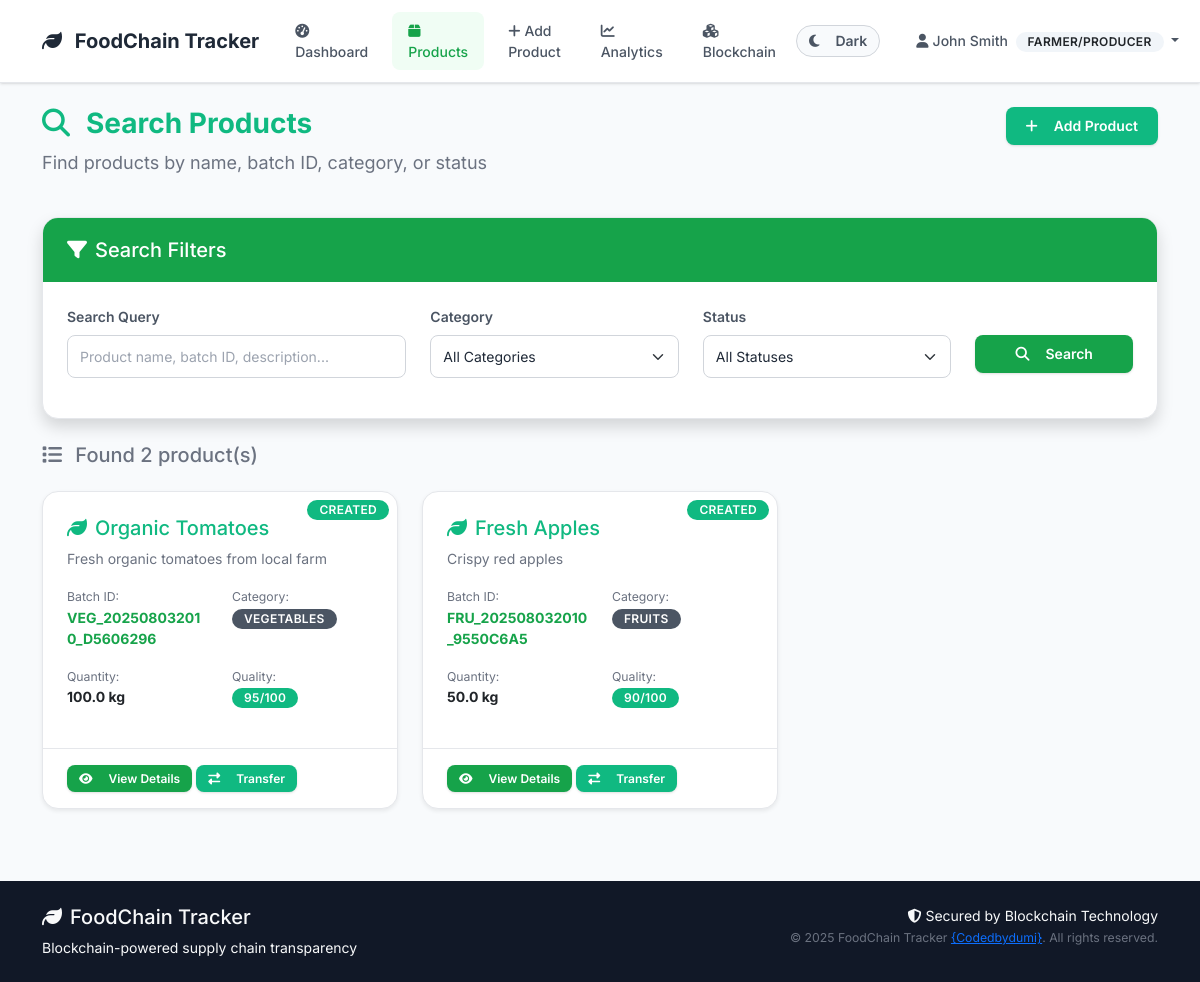
/products/search (signed in), run on an earlier commit of the app's database.
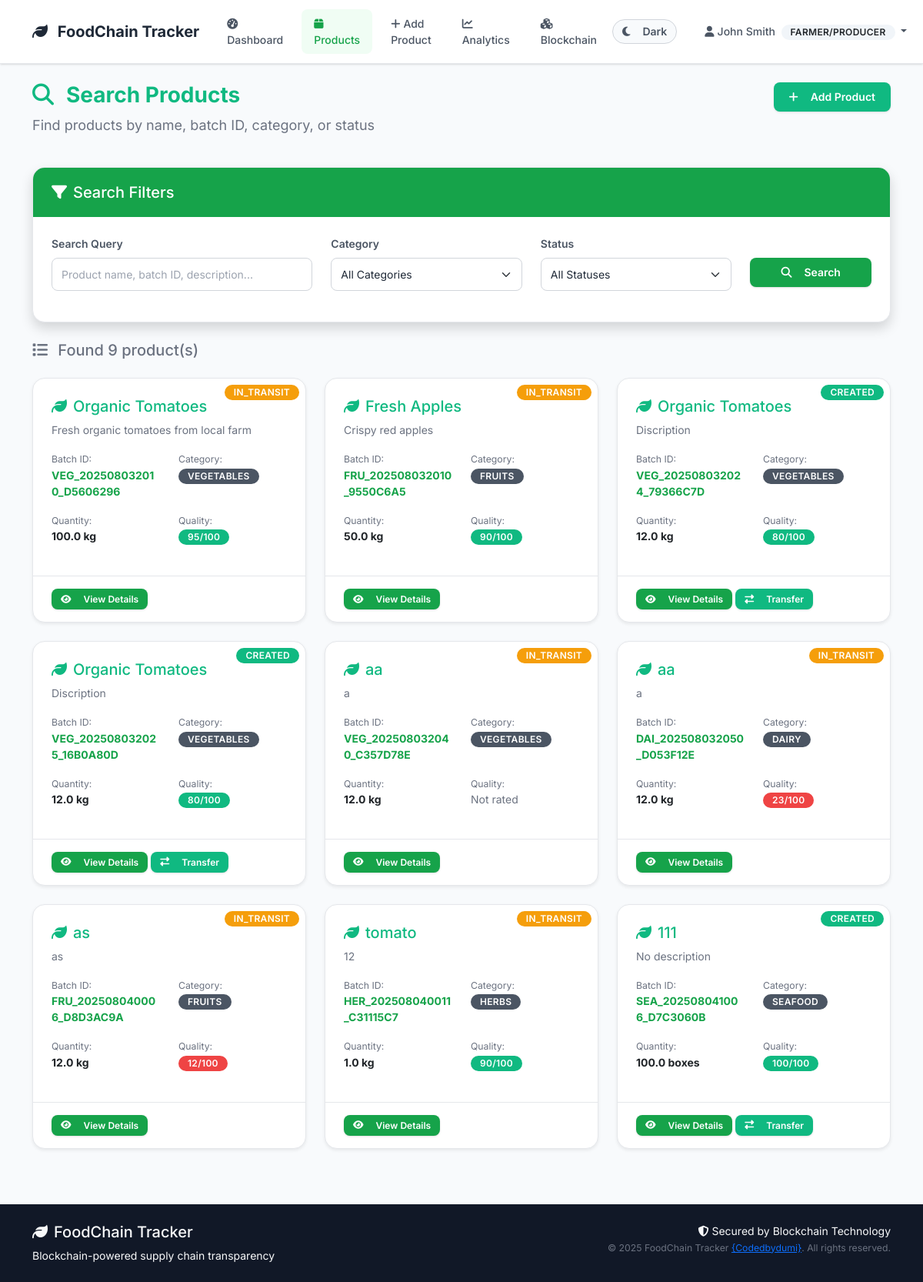
And on a later commit of the database.
### models/product.py (models this page shows, shortened)
class Product(db.Model):
    __tablename__ = 'products'
    id = db.Column(db.Integer, primary_key=True)
    batch_id = db.Column(db.String(50), unique=True, nullable=False)
    name = db.Column(db.String(100), nullable=False)
    category = db.Column(db.String(50), nullable=False)  # 'vegetables', 'fruits', 'grains', etc.
    description = db.Column(db.Text)
    quantity = db.Column(db.Float, nullable=False)  # Amount of product
    unit = db.Column(db.String(20), nullable=False)  # 'kg', 'tons', 'boxes', etc.
    quality_grade = db.Column(db.String(10))  # 'A', 'B', 'C', or custom grading
    quality_score = db.Column(db.Integer)  # 0-100 quality score
    origin_location = db.Column(db.String(200))  # Where product was produced
    harvest_date = db.Column(db.Date)
    expiry_date = db.Column(db.Date)
    current_location = db.Column(db.String(200))
    status = db.Column(db.String(50), default='created')  # 'created', 'in_transit', 'delivered', 'expired'
    temperature = db.Column(db.Float)  # Celsius
    humidity = db.Column(db.Float)     # Percentage
    pressure = db.Column(db.Float)     # For certain products
    created_by = db.Column(db.Integer, db.ForeignKey('users.id'), nullable=False)
    current_owner_id = db.Column(db.Integer, db.ForeignKey('users.id'), nullable=False)
    created_at = db.Column(db.DateTime, default=datetime.utcnow)
    updated_at = db.Column(db.DateTime, default=datetime.utcnow, onupdate=datetime.utcnow)
    current_owner = db.relationship('User', foreign_keys=[current_owner_id], backref='owned_products')
    transactions = db.relationship('Transaction', backref='product', lazy='dynamic', cascade='all, delete-orphan')

### routes/products.py (the view)
@products_bp.route('/search')
@login_required
def search_products():
    query = request.args.get('q', '')
    category = request.args.get('category', '')
    status = request.args.get('status', '')
    products_query = Product.query
    if query:
        products_query = products_query.filter(
            (Product.name.contains(query)) |
            (Product.batch_id.contains(query)) |
            (Product.description.contains(query))
        )
    if category:
        products_query = products_query.filter_by(category=category)
    if status:
        products_query = products_query.filter_by(status=status)
    if current_user.role == 'farmer':
        products_query = products_query.filter_by(created_by=current_user.id)
    elif current_user.role in ['distributor', 'retailer']:
        products_query = products_query.filter_by(current_owner_id=current_user.id)
    products = products_query.all()
    categories = db.session.query(Product.category.distinct()).all()
    statuses = db.session.query(Product.status.distinct()).all()
    return render_template('products/search.html',
                         products=products,
                         categories=[c[0] for c in categories],
                         statuses=[s[0] for s in statuses],
                         current_query=query,
                         current_category=category,
                         current_status=status)

### models/user.py (called while the page is built)
    def get_role_display(self):
        role_names = {
            'farmer': 'Farmer/Producer',
            'distributor': 'Distributor',
            'retailer': 'Retailer',
            'inspector': 'Inspector'
        }
        return role_names.get(self.role, self.role.title())

    def can_create_products(self):
        return self.role == 'farmer'

    def can_transfer_products(self):
        return self.role in ['farmer', 'distributor']

### templates/products/search.html (shortened to what the changed rows need)
{% extends "base.html" %}
{% block content %}
<div class="row mb-4">
    <div class="col-md-8">
        <h1 class="display-6 fw-bold text-success">
            <i class="fas fa-search me-3"></i>Search Products
        </h1>
    </div>
</div>
{% if products %}
    <div class="row mb-3">
        <div class="col-12">
            <h5 class="text-muted">
                <i class="fas fa-list me-2"></i>
                Found {{ products|length }} product(s)
            </h5>
        </div>
    </div>
    <div class="row">
        {% for product in products %}
            <div class="col-lg-4 col-md-6 mb-4">
                <div class="card h-100 shadow-sm">
                    <div class="position-relative">
                        <span class="position-absolute top-0 end-0 m-2 badge bg-{{ 'success' if product.status == 'created' else 'warning' if product.status == 'in_transit' else 'info' if product.status == 'delivered' else 'danger' }}">
                            {{ product.status.title() }}
                        </span>
                    </div>
                    <div class="card-body">
                        <h5 class="card-title text-success">
                            <i class="fas fa-leaf me-2"></i>{{ product.name }}
                        </h5>
                        <p class="card-text text-muted">{{ product.description[:100] if product.description else 'No description' }}{% if product.description and product.description|length > 100 %}...{% endif %}</p>
                        <div class="row mb-3">
                            <div class="col-6">
                                <small class="text-muted">Batch ID:</small><br>
                                <strong class="text-primary">{{ product.batch_id }}</strong>
                            </div>
                            <div class="col-6">
                                <small class="text-muted">Category:</small><br>
                                <span class="badge bg-secondary">{{ product.category.title() }}</span>
                            </div>
                        </div>
                        <div class="row mb-3">
                            <div class="col-6">
                                <small class="text-muted">Quantity:</small><br>
                                <strong>{{ product.quantity }} {{ product.unit }}</strong>
                            </div>
                            <div class="col-6">
                                <small class="text-muted">Quality:</small><br>
                                {% if product.quality_score %}
                                    <span class="badge bg-{{ 'success' if product.quality_score >= 80 else 'warning' if product.quality_score >= 60 else 'danger' }}">
                                        {{ product.quality_score }}/100
                                    </span>
                                {% else %}
                                    <span class="text-muted">Not rated</span>
                                {% endif %}
                            </div>
                        </div>
                    </div>
                    <div class="card-footer bg-transparent">
                        <a href="{{ url_for('products.view_product', id=product.id) }}" class="btn btn-primary btn-sm">
                            <i class="fas fa-eye me-2"></i>View Details
                        </a>
                        {% if current_user.id == product.current_owner_id and current_user.can_transfer_products() %}
                            <a href="{{ url_for('products.transfer_product', id=product.id) }}" class="btn btn-success btn-sm">
                                <i class="fas fa-exchange-alt me-2"></i>Transfer
                            </a>
                        {% endif %}
                    </div>
                </div>
            </div>
        {% endfor %}
    </div>
{% endif %}
{% endblock %}

What changed in the data, as far as the page shows it:
changed Product "Fresh organic tomatoes from local farm": status "CREATED" → "IN_TRANSIT"; no longer shows "Transfer"
changed Product "Fresh Apples": status "CREATED" → "IN_TRANSIT"; no longer shows "Transfer"
added Product: status "CREATED", name "Organic Tomatoes", description "Discription", batch_id "VEG_202508032024_79366C7D", category "VEGETABLES", quantity "12.0", unit "kg", quality_score "80"
added Product: status "CREATED", name "Organic Tomatoes", description "Discription", batch_id "VEG_202508032025_16B0A80D", category "VEGETABLES", quantity "12.0", unit "kg", quality_score "80"
added Product: status "IN_TRANSIT", name "aa", description "a", batch_id "VEG_202508032040_C357D78E", category "VEGETABLES", quantity "12.0", unit "kg", quality_score "Not rated"
added Product: status "IN_TRANSIT", name "aa", description "a", batch_id "DAI_202508032050_D053F12E", category "DAIRY", quantity "12.0", unit "kg", quality_score "23"
added Product: status "IN_TRANSIT", name "as", description "as", batch_id "FRU_202508040006_D8D3AC9A", category "FRUITS", quantity "12.0", unit "kg", quality_score "12"
added Product: status "IN_TRANSIT", name "tomato", description "12", batch_id "HER_202508040011_C31115C7", category "HERBS", quantity "1.0", unit "kg", quality_score "90"
added Product: status "CREATED", name "111", description "No description", batch_id "SEA_202508041006_D7C3060B", category "SEAFOOD", quantity "100.0", unit "boxes", quality_score "100"
Also different on the page:
{{ products|length }}: "2" → "9"
